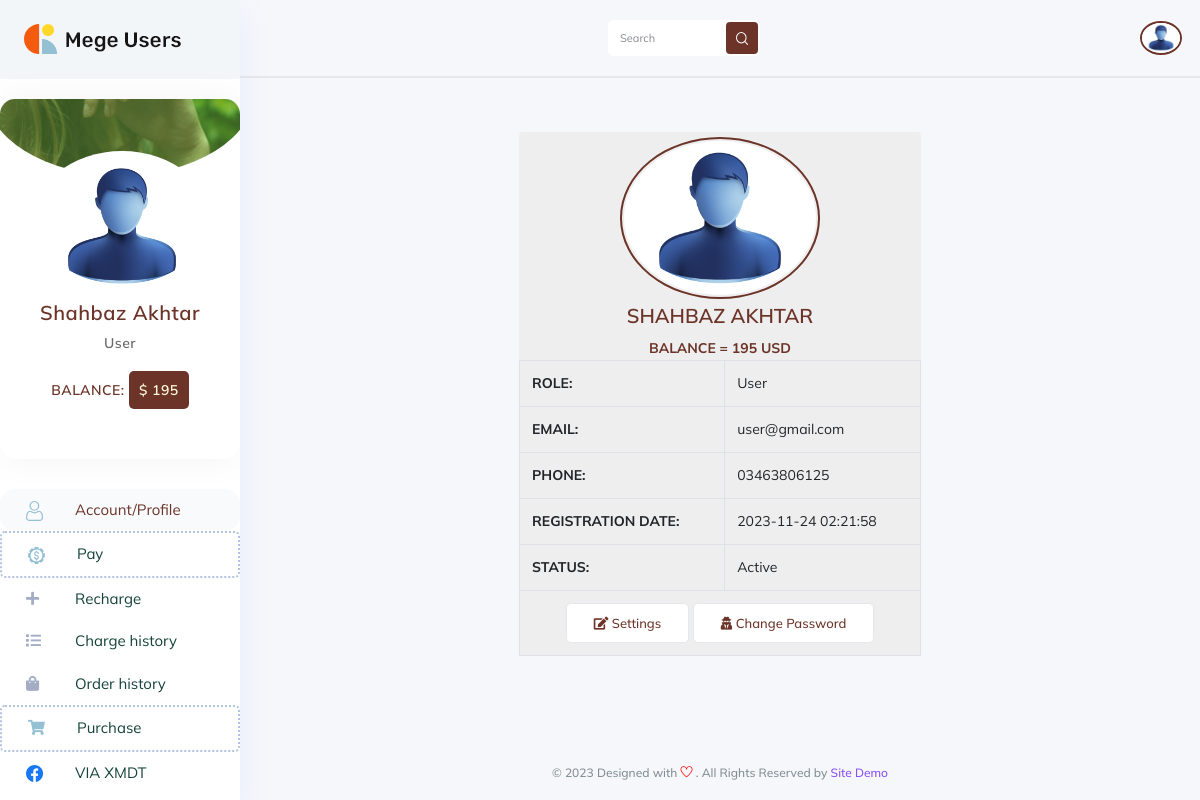
Page /profile.php (signed in) on the committed database.
### tables this page shows
CREATE TABLE `athentication` (
  `id` int(11) NOT NULL,
  `site_name` text NOT NULL,
  `site_logo` text NOT NULL,
  `usdt_address` text NOT NULL,
  `site_notice` text NOT NULL,
  `date` timestamp NOT NULL DEFAULT current_timestamp() ON UPDATE current_timestamp()
);

CREATE TABLE `users` (
  `id` int(11) NOT NULL,
  `name` text NOT NULL,
  `email` varchar(255) NOT NULL,
  `password` text NOT NULL,
  `img` text NOT NULL,
  `phone` text NOT NULL,
  `role` text NOT NULL,
  `status` text NOT NULL,
  `wallet` double NOT NULL,
  `date` timestamp NOT NULL DEFAULT current_timestamp() ON UPDATE current_timestamp()
);

CREATE TABLE `services` (
  `id` int(11) NOT NULL,
  `name` text NOT NULL,
  `img` text NOT NULL,
  `status` text NOT NULL,
  `date` timestamp NOT NULL DEFAULT current_timestamp() ON UPDATE current_timestamp()
);

### profile.php (the view, shortened to what this page needs)
<?php
include "db/db.php";
include "inc/head.php";
?>
    <body class="crm_body_bg">
<?php
include "inc/sidebar.php";
?>
    <section class="main_content dashboard_part large_header_bg">
        <?php
        include "inc/navbar.php";
        ?>
        <div class="main_content_iner overly_inner ">
            <div class="container-fluid pt-4 px-4">
                <div style="height: 480px" class="row rounded align-items-center justify-content-center mx-0">
                    <div class="col-sm-6">
                        <div class="rounded bg-light">
                            <div class="testimonial-item text-center">
                                <?php
                                if ($userCredentials['img'] == "")
                                {
                                    echo '<img class="rounded-circle" src="img/customers/1.png"  style="width: 200px; border: 2px solid #6C3428; padding: 2px; margin: 5px;">';
                                }
                                else
                                {
                                    echo '<a href="img/users/'.$userCredentials['img'].'" target="_blank"><img class="rounded-circle" src="img/users/'.$userCredentials['img'].'" style="width: 200px; border: 2px solid #6C3428; padding: 2px; margin: 5px;"></a>';
                                }
                                ?>
                                <h4 class="text-uppercase"><?php echo $userCredentials['name']; ?></h4>
                                <?php
                                if ($_SESSION['role'] == "User")
                                {
                                    ?>
                                    <p class="text-center text-uppercase" style="color: #6C3428; font-weight: bold;">
                                        Balance = <?php echo $userCredentials['wallet']; ?> USD
                                    </p>
                                    <?php
                                }
                                ?>
                                <table class="table text-start align-middle table-bordered table-hover mb-0">
                                    <tr>
                                        <th class="text-uppercase">Role:</th>
                                        <td><?php echo $userCredentials['role']; ?></td>
                                    </tr>
                                    <tr>
                                        <th class="text-uppercase">Email:</th>
                                        <td><?php echo $userCredentials['email']; ?></td>
                                    </tr>
                                    <tr>
                                        <th class="text-uppercase">Phone:</th>
                                        <td><?php echo $userCredentials['phone']; ?></td>
                                    </tr>
                                    <?php
                                    if ($_SESSION['role'] == "User")
                                    {
                                        ?>
                                        <tr>
                                            <th class="text-uppercase">Registration Date:</th>
                                            <td><?php echo $userCredentials['date']; ?></td>
                                        </tr>
                                        <tr>
                                            <th class="text-uppercase">Status:</th>
                                            <td><?php echo $userCredentials['status']; ?></td>
                                        </tr>
                                        <?php
                                    }
                                    ?>
                                    <tr>
                                        <td colspan="2">
                                            <center>
                                                <a href="settings.php" class="btn btn_3">
                                                    <i class="fa fa-edit"></i> Settings
                                                </a>
                                                <a href="changepassword.php" class="btn btn_3">
                                                    <i class="fa fa-user-secret"></i> Change Password
                                                </a>
                                            </center>
                                        </td>
                                    </tr>
                                </table>
                            </div>
                        </div>
                    </div>
                </div>
            </div>
        </div>
        <?php
        include "inc/footer.php";
        ?>
    </section>
<?php
include "inc/js_footer.php";
?>

### inc/sidebar.php (shortened to what this page needs)
<nav class="sidebar">
    <div class="logo d-flex justify-content-between">
        <a class="large_logo" href="index.php">
            <img src="img/site/<?php echo $site['site_logo']; ?>" alt>
        </a>
    </div>
    <div class="card custom-card">
        <div class="card-header">
            <img class="img-fluid" src="img/profilebox/1.jpg" alt data-original-title title>
        </div>
        <div class="card-profile">
            <?php
            if ($_SESSION['img'] == "")
            {
                echo '<img src="img/client_img.png" class="rounded-circle">';
            }
            else
            {
                ?>
                <img src="img/users/<?php echo $userCredentials['img']; ?>" class="rounded-circle">
                <?php
            }
            ?>
        </div>
        <div class="text-center profile-details">
            <h4><?php echo $userCredentials['name']; ?></h4>
            <h6><?php echo $userCredentials['role']; ?></h6>
            <?php
            if ($_SESSION['role'] == 'User')
            {
                ?>
                <h6 class="text-uppercase" style="color: #6C3428;">
                    Balance: <span class="stock_qty_shahbaz514">
                        <?php echo "$ ".$userCredentials['wallet']; ?>
                    </span>
                </h6>
            <?php
            }
            ?>
        </div>
    </div>
    <ul id="sidebar_menu">
        <li class>
            <a href="profile.php" aria-expanded="false">
                <div class="nav_icon_small">
                    <img src="img/menu-icon/5.svg" alt>
                </div>
                <div class="nav_title">
                    <span>Account/Profile</span>
                </div>
            </a>
        </li>
        <?php
        if ($_SESSION['role'] == 'Admin')
        {
            ?>
            <li class>
                <a href="orders.php" aria-expanded="false">
                    <div class="nav_icon_small">
                        <i class="fas fa-history" style="color: #94c0d4!important;"></i>
                    </div>
                    <div class="nav_title">
                        <span>Orders</span>
                    </div>
                </a>
            </li>
            <li class>
                <a href="payments.php" aria-expanded="false">
                    <div class="nav_icon_small">
                        <i class="fas fa-credit-card" style="color: #94c0d4!important;"></i>
                    </div>
                    <div class="nav_title">
                        <span>Payments</span>
                    </div>
                </a>
            </li>
            <li class>
                <a href="products.php" aria-expanded="false">
                    <div class="nav_icon_small">
                        <i class="fas fa-list-ol" style="color: #94c0d4!important;"></i>
                    </div>
                    <div class="nav_title">
                        <span>Products</span>
                    </div>
                </a>
            </li>
            <li class>
                <a href="accounts.php" aria-expanded="false">
                    <div class="nav_icon_small">
                        <i class="fas fa-list" style="color: #94c0d4!important;"></i>
                    </div>
                    <div class="nav_title">
                        <span>Accounts</span>
                    </div>
                </a>
            </li>
            <li class>
                <a href="services.php" aria-expanded="false">
                    <div class="nav_icon_small">
                        <i class="fas fa-list-alt" style="color: #94c0d4!important;"></i>
                    </div>
                    <div class="nav_title">
                        <span>Services</span>
                    </div>
                </a>
            </li>
            <li class>
                <a href="users.php" aria-expanded="false">
                    <div class="nav_icon_small">
                        <i class="fas fa-users" style="color: #94c0d4!important;"></i>
                    </div>
                    <div class="nav_title">
                        <span>Users</span>
                    </div>
                </a>
            </li>
            <li class>
                <a href="admins.php" aria-expanded="false">
                    <div class="nav_icon_small">
                        <i class="fas fa-users" style="color: #94c0d4!important;"></i>
                    </div>
                    <div class="nav_title">
                        <span>Admins</span>
                    </div>
                </a>
            </li>
            <li class>
                <a href="blogs.php" aria-expanded="false">
                    <div class="nav_icon_small">
                        <i class="fas fa-users" style="color: #94c0d4!important;"></i>
                    </div>
                    <div class="nav_title">
                        <span>QA/Blogs</span>
                    </div>
                </a>
            </li>
            <li class>
                <a href="siteSettings.php" aria-expanded="false">
                    <div class="nav_icon_small">
                        <i class="fas fa-users" style="color: #94c0d4!important;"></i>
                    </div>
                    <div class="nav_title">
                        <span>Site Settings</span>
                    </div>
                </a>
            </li>
            <?php
        }
        else
        {
            ?>
            <li style="font-weight: bold!important; color: #000000!important; border: 2px dotted lightsteelblue; border-radius: 5px;">
                <a>
                    <div class="nav_icon_small">
                        <img src="img/menu-icon/dollar-3480.svg" alt>
                    </div>
                    <div class="nav_title">
                        <span>Pay</span>
                    </div>
                </a>
            </li>
            <li class>
                <a href="recharge.php">
                    <div class="nav_icon_small">
                        <i class="fas fa-plus"></i>
                    </div>
                    <div class="nav_title">
                            <span>
                                Recharge
                            </span>
                    </div>
                </a>
            </li>
            <li class>
                <a href="paymentsHistory.php">
                    <div class="nav_icon_small">
                        <i class="fas fa-list"></i>
                    </div>
                    <div class="nav_title">
                            <span>
                                Charge history
                            </span>
                    </div>
                </a>
            </li>
            <li class>
                <a href="orderHistory.php">
                    <div class="nav_icon_small">
                        <i class="fas fa-shopping-bag"></i>
                    </div>
                    <div class="nav_title">
                            <span>
                                Order history
                            </span>
                    </div>
                </a>
            </li>
            <li style="font-weight: bold!important; color: #000000!important; border: 2px dotted lightsteelblue; border-radius: 5px;">
                <a href="#">
                    <div class="nav_icon_small">
                        <i class="fas fa-shopping-cart" style="color: #94c0d4!important;"></i>
                    </div>
                    <div class="nav_title">
                        <span>Purchase</span>
                    </div>
                </a>
            </li>
            <?php
            $sql = mysqli_query($db, "SELECT * FROM `services` ORDER by id ASC");
            while ($row = mysqli_fetch_array($sql))
            {
                ?>
                <li class>
                    <a href="shop.php?service=<?php echo $row['id']; ?>">
                        <div class="nav_icon_small">
                            <img src="img/services/<?php echo $row['img']; ?>" alt="img/services/<?php echo $row['name']; ?>">
                        </div>
                        <div class="nav_title">
                            <span>
                                <?php echo $row['name'] ?>
                            </span>
                        </div>
                    </a>
                </li>
                <?php
            }
            ?>
            <?php
        }
        ?>
    </ul>
</nav>

### inc/navbar.php (shortened to what this page needs)
<div class="container-fluid g-0">
    <div class="row">
        <div class="col-lg-12 p-0 ">
            <div class="header_iner d-flex justify-content-between align-items-center">
                <?php
                if ($_SESSION['role'] == 'User'){
                    echo '
                <div class="serach_field-area d-flex align-items-center">
                    <div class="search_inner">
                        <form action="shop.php" enctype="multipart/form-data" method="post">
                            <div class="search_field">
                                <input type="text" name="search" placeholder="Search">
                            </div>
                            <button type="submit" name="search_btn">
                                <img src="img/icon/icon_search.svg" alt>
                            </button>
                        </form>
                    </div>
                </div>
                    ';
                }
                ?>
                <div class="header_right d-flex justify-content-between align-items-center">
                    <div class="profile_info">
                        <?php
                        if ($_SESSION['img'] == "")
                        {
                            echo '<img src="img/client_img.png">';
                        }
                        else
                        {
                            ?>
                            <img src="img/users/<?php echo $userCredentials['img']; ?>">
                            <?php
                        }
                        ?>
                    </div>
                </div>
            </div>
        </div>
    </div>
</div>

### inc/footer.php
<div class="footer_part">
    <div class="container-fluid">
        <div class="row">
            <div class="col-sm-12" style="margin-top: 20px;">
                <p class="text-center">
                    &copy; 2023 Designed with
                    <i class="ti-heart" style="color: red;"></i>
                    . All Rights Reserved by
                    <a href="#" class="link-primary" target="_blank">
                        <?php
                        echo $site['site_name'];
                        ?>
                    </a>
                </p>
            </div>
        </div>
    </div>
</div>

### rows in the picture
athentication: site_logo (picture), site_name "Site Demo"
users: img (picture), name "Shahbaz Akhtar", role "User", wallet "195", name "SHAHBAZ AKHTAR", email "user@gmail.com", phone "03463806125", date "2023-11-24 02:21:58", status "Active"
services: img (picture), name "VIA XMDT"
